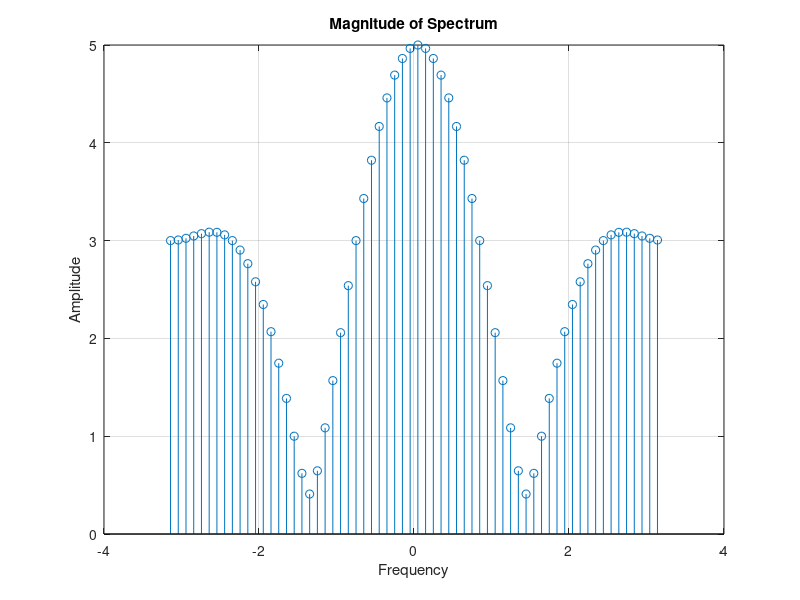
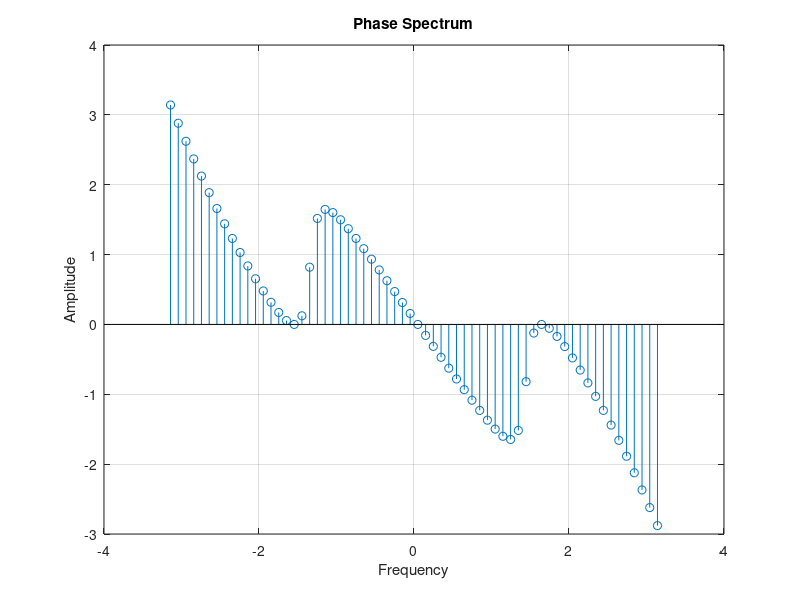

The MATLAB source for these figures, in order:
%Example9p10
%This code works with fft
x = [1 2 0 2 zeros(1,60)]; % zero-padded sequence
N = length(x);X = fft(x); 
X = fftshift(X); % shift DFT coefficients
w=linspace(-pi,pi,N);%compute frequencies
stem(w,abs(X)); % plot magnitude spectrum
grid on;title('Magnitude of Spectrum');
xlabel('Frequency');ylabel('Amplitude');
figure; % new one is opened
stem(w,angle(X));% plot the phase spectrum
grid on;title('Phase Spectrum');
xlabel('Frequency');ylabel('Amplitude');